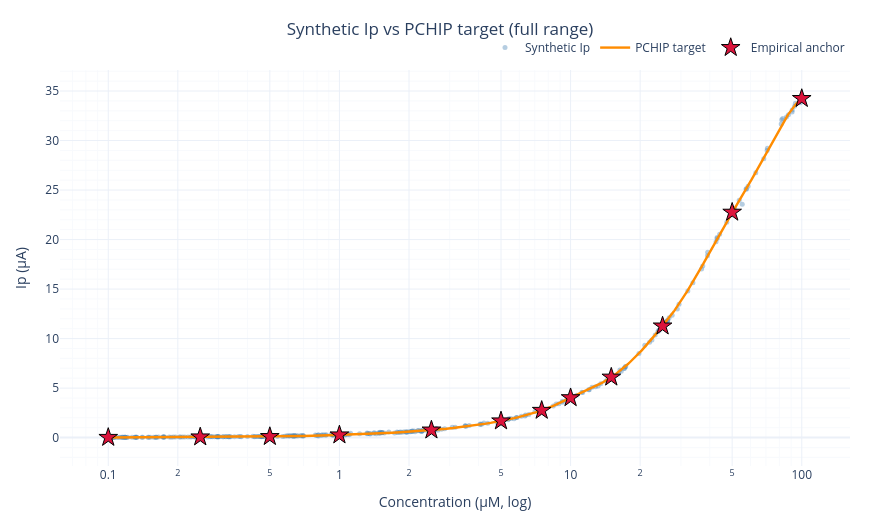

The cell this chart's notebook holds for it:
### Markdown cell above
---
## 8 · Inspect the Synthetic Dataset

O verificare initiala (cea mai complexa si cuprinzatoare este in validation gate)

Sunt verificate in 2 moduri:
1. **Ip vs concentrație**: Ip-ul extras din fiecare semnal sintetic trebuie sa urmărească  spline-ul PCHIP (linia portocalie). Dacă e mult deviat, avem o problemă cu interpolarea sau zgomotul.

2. **Overlay real vs sintetic**: vizual, semnalele sintetice trebuie să "arate" ca cele reale: același peak, variabilitate similara.

Verificarea de mai jos este pentru debug, validarea se face in notebook ul validation gate.

### Code cell
# Measure Ip from every synthetic curve
Ip_synth = []
for I_s in aug_signals_I:
    try:
        pk = Peak(potential_grid_V, savgol_filter(I_s, 5, 3))
        Ip_synth.append(pk.Ip)
    except Exception:
        Ip_synth.append(np.nan)
Ip_synth = np.array(Ip_synth)
valid = ~np.isnan(Ip_synth)


# ---- GRAPH ----
fig_ip = go.Figure()
fig_ip.add_trace(go.Scatter(
    x=aug_concentrations[valid], y=Ip_synth[valid],
    mode='markers', name='Synthetic Ip',
    marker=dict(color='steelblue', size=5, opacity=0.4)))
fig_ip.add_trace(go.Scatter(
    x=concentration_fine_grid, y=pchip_Ip(concentration_fine_grid),
    mode='lines', name='PCHIP target',
    line=dict(color='darkorange', width=2.4)))
fig_ip.add_trace(go.Scatter(
    x=concentration_array, y=peak_current_array, mode='markers', name='Empirical anchor',
    marker=dict(color='crimson', size=14, symbol='star',
                line=dict(color='black', width=1))))
fig_ip.update_xaxes(type='log')
apply_default_plotly_layout(
    fig_ip, 'Synthetic Ip vs PCHIP target (full range)',
    xaxis_title='Concentration (µM, log)', yaxis_title='Ip (µA)')
fig_ip.show()

# Residual check
print('Per-segment median Ip residual:')
print(f"{'Segment':>22}  {'PCHIP Ip':>10}  {'Median syn':>12}  {'Residual %':>12}")
print('-' * 62)
for i in range(len(ANCHOR_CONCENTRATIONS) - 1):
    c_lo, c_hi = ANCHOR_CONCENTRATIONS[i], ANCHOR_CONCENTRATIONS[i+1]
    mask = (aug_concentrations >= c_lo) & (aug_concentrations < c_hi) & valid
    if mask.sum() == 0:
        continue
    c_mid = np.exp((np.log(c_lo) + np.log(c_hi)) / 2)  # log midpoint
    Ip_t  = float(pchip_Ip(c_mid))
    Ip_m  = float(np.median(Ip_synth[mask]))
    resid = (Ip_m - Ip_t) / Ip_t * 100
    print(f"{f'{c_lo}–{c_hi} µM':>22}  {Ip_t:>10.4f}  {Ip_m:>12.4f}  {resid:>+11.2f}%")

### Figure 1 — Plotly figure (JSON) as saved in the notebook; plotly's stock layout.template omitted (floating-point values rounded to 4 significant figures; data arrays with more than 128 entries replaced by an {"elided": "..."} marker saying what was removed)
{"data": [{"marker": {"color": "steelblue", "opacity": 0.4, "size": 5}, "mode": "markers", "name": "Synthetic Ip", "type": "scatter", "x": {"elided": "300 float values"}, "y": {"elided": "300 float values"}}, {"line": {"color": "darkorange", "width": 2.4}, "mode": "lines", "name": "PCHIP target", "type": "scatter", "x": {"elided": "500 float values"}, "y": {"elided": "500 float values"}}, {"marker": {"color": "crimson", "line": {"color": "black", "width": 1}, "size": 14, "symbol": "star"}, "mode": "markers", "name": "Empirical anchor", "type": "scatter", "x": [0.1, 0.25, 0.5, 1.0, 2.5, 5.0, 7.5, 10.0, 15.0, 25.0, 50.0, 100.0], "y": [0.01756, 0.06557, 0.1042, 0.2683, 0.7622, 1.682, 2.748, 4.026, 6.103, 11.27, 22.76, 34.24]}], "layout": {"height": 520, "legend": {"orientation": "h", "x": 1, "xanchor": "right", "y": 1.02, "yanchor": "bottom"}, "margin": {"b": 50, "l": 60, "r": 30, "t": 70}, "title": {"text": "Synthetic Ip vs PCHIP target (full range)", "x": 0.5, "xanchor": "center"}, "width": 880, "xaxis": {"minor": {"showgrid": true}, "showgrid": true, "title": {"text": "Concentration (µM, log)"}, "type": "log"}, "yaxis": {"minor": {"showgrid": true}, "showgrid": true, "title": {"text": "Ip (µA)"}}}}
